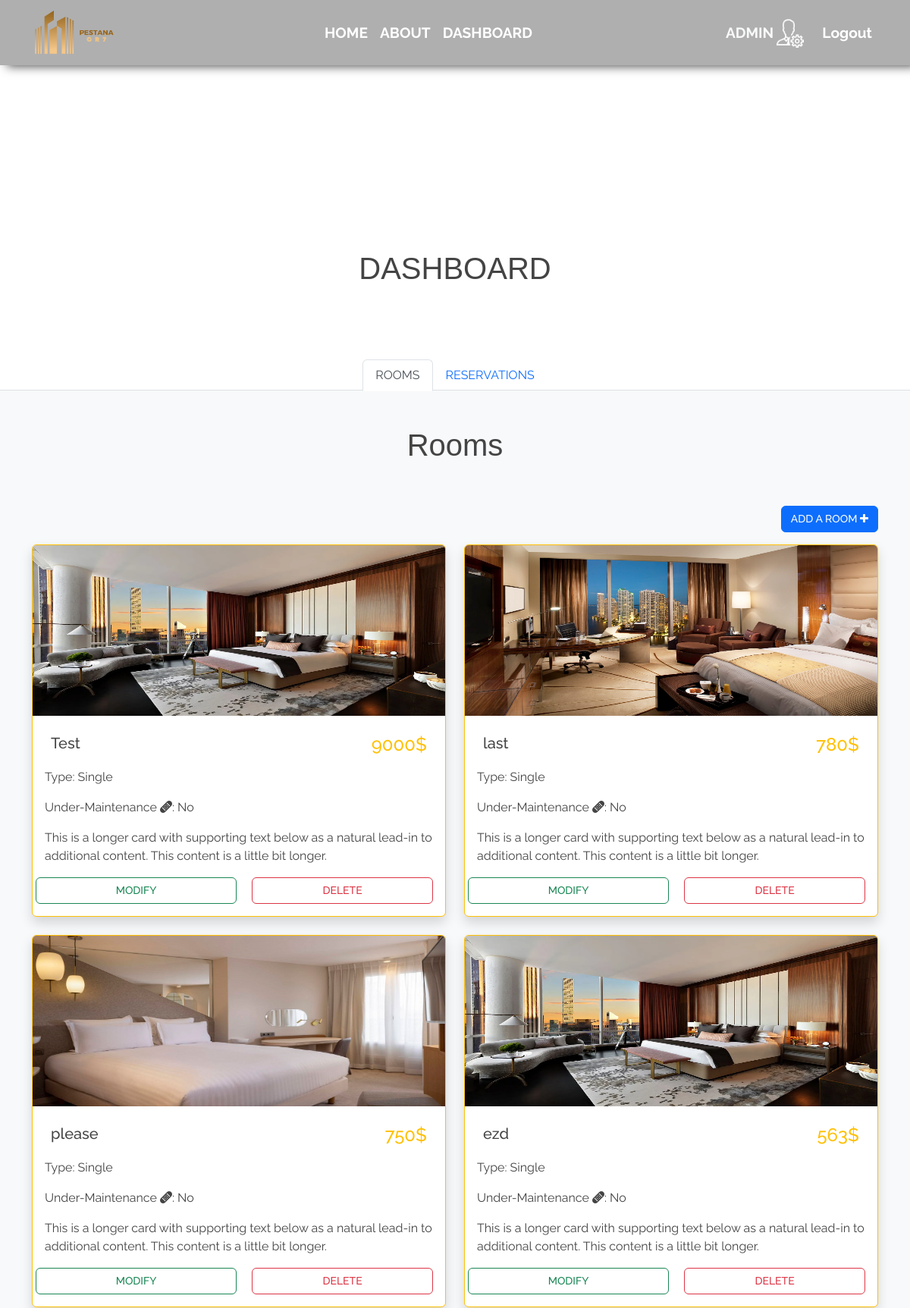
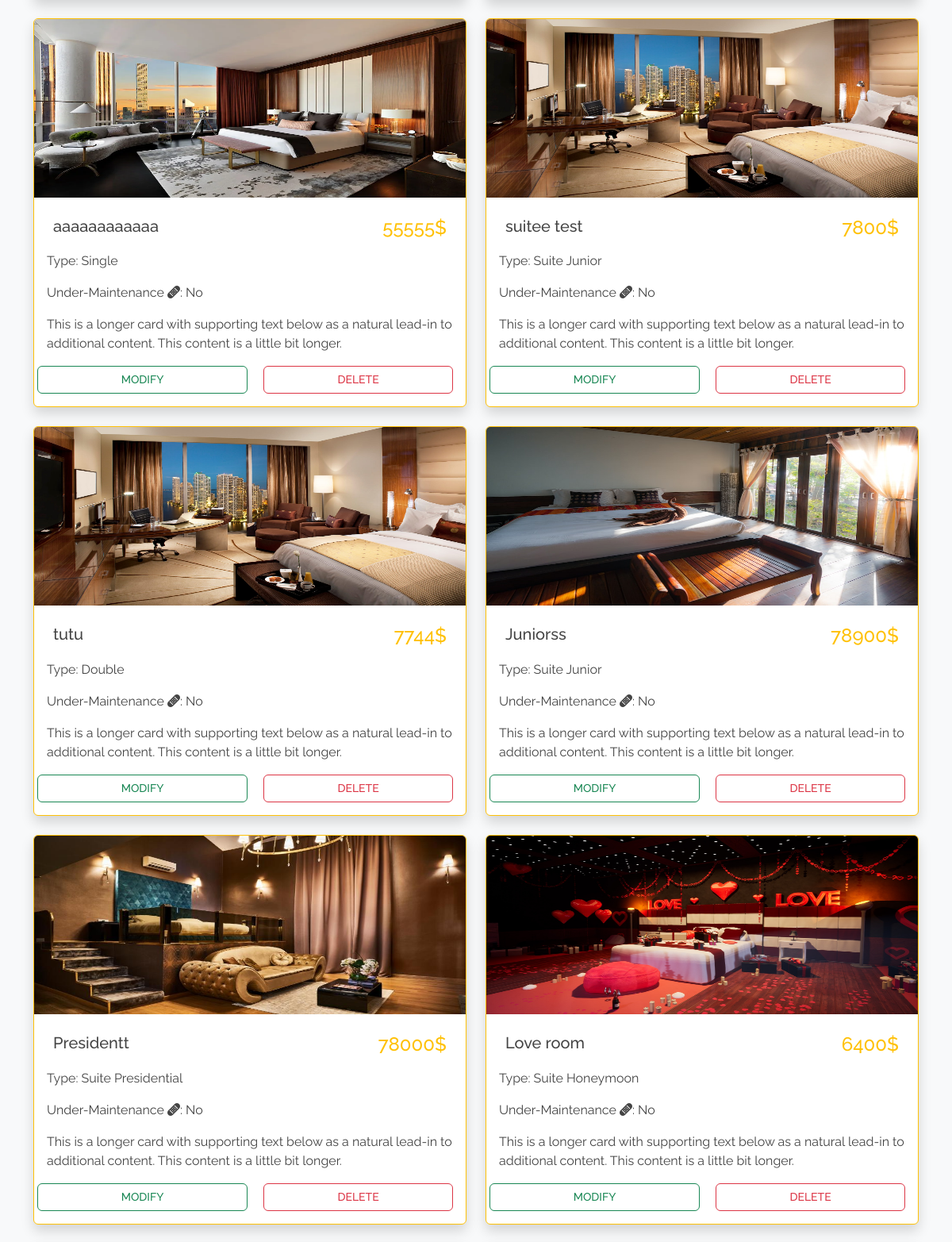
The page /rooms/index (signed in, upper part) on the database its author committed (2 pictures, top to bottom).
### tables this page shows
CREATE TABLE `rooms` (
  `id` int(11) NOT NULL,
  `title` varchar(255) NOT NULL,
  `Price` int(255) NOT NULL,
  `type` varchar(255) NOT NULL,
  `Suitetype` varchar(255) DEFAULT NULL,
  `Occupied` tinyint(1) NOT NULL DEFAULT 0,
  `picture` varchar(300) NOT NULL
);

### app/controllers/Rooms.php (called while the page is built, shortened)
<?php
  class Rooms extends Controller {
    public function __construct(){
      $this->roomModel = $this->model('Room');
    }
    public function index(){
      $rooms = $this->roomModel->getRooms();
      $reservations = $this->roomModel->getReservations();
      $guests = $this->roomModel->getguestsByreservation();
      $data = [
        'rooms' => $rooms,
        'reservations' => $reservations,
        'guests' => $guests
      ];
      $this->view('rooms/index', $data);
    }
  }

### app/libraries/Core.php (called while the page is built, shortened)
<?php
class Core {
    protected $currentMethod = 'index';
    public function __construct() {
        $url = $this->getUrl();
        if (is_array($url) && file_exists('../app/controllers/' . ucwords($url[0]). '.php')) {
            unset($url[0]);
        }
        $this->currentController = new $this->currentController;
        if (isset($url[1])) {
            if (method_exists($this->currentController, $url[1])) {
                $this->currentMethod = $url[1];
                unset($url[1]);
            }
        }
        $this->params = $url ? array_values($url) : [];
        call_user_func_array([$this->currentController, $this->currentMethod], $this->params);
    }
    public function getUrl() {
        if (isset($_GET['url'])) {
            $url = rtrim($_GET['url'], '/');
            $url = filter_var($url, FILTER_SANITIZE_URL);
            $url = explode('/', $url);
            return $url;
        }
    }
}

### public/index.php (called while the page is built, shortened)
<?php
  $init = new Core;

### app/libraries/Database.php (called while the page is built, shortened)
<?php
  class Database {
    private $host = DB_HOST;
    private $user = DB_USER;
    private $pass = DB_PASS;
    private $dbname = DB_NAME;
    private $dbh;
    private $stmt;
    public function __construct(){
      $dsn = 'mysql:host=' . $this->host . ';dbname=' . $this->dbname;
      $options = array(
        PDO::ATTR_PERSISTENT => true,
        PDO::ATTR_ERRMODE => PDO::ERRMODE_EXCEPTION
      );
      try{
        $this->dbh = new PDO($dsn, $this->user, $this->pass, $options);
      } catch(PDOException $e){
        $this->error = $e->getMessage();
        echo $this->error;
      }
    }
    public function query($sql){
      $this->stmt = $this->dbh->prepare($sql);
    }
    public function execute(){
      return $this->stmt->execute();
    }
    public function resultSet(){
      $this->execute();
      return $this->stmt->fetchAll(PDO::FETCH_OBJ);
    }
  }

### app/models/Room.php (called while the page is built, shortened)
<?php
  class Room {
    private $db;
    public function __construct(){
      $this->db = new Database;
    }
    public function getRooms(){
      $this->db->query('SELECT * FROM rooms');
      $results = $this->db->resultSet();
      return $results;
    }
public function getReservations(){
  $this->db->query('SELECT *,
                             reservations.id as resID,
                             rooms.id as roomID,
                             users.id as userID
                             FROM reservations
                             INNER JOIN rooms
                             ON reservations.roomdid = rooms.id
                             INNER JOIN users
                             ON reservations.userid = users.id');
  $files = $this->db->resultSet();
  return $files;
}
public function getguestsByreservation(){
  $this->db->query('SELECT * FROM guests ');
  $row = $this->db->resultSet();
  return $row;
}
  }

### app/views/rooms/index.php (the view, shortened to what this page needs)
<?php require APPROOT . '/views/inc/header.php'; ?>
</div>
<div class="text-center mt-5 title">
      <h1 class="mt-5 text-white">---------</h1>
      <h1 class="mt-5">DASHBOARD</h1>
    </div>
  <ul class="nav nav-tabs justify-content-center mt-5">
    <li class="nav-item mt-5">
      <a class="nav-link active" data-toggle="tab" href="#tab1">ROOMS</a>
    </li>
    <li class="nav-item mt-5">
      <a class="nav-link" data-toggle="tab" href="#tab2">RESERVATIONS</a>
    </li>
  </ul>
  <div class="tab-content bg-light">
    <div id="tab1" class="tab-pane active">
    <div class="container ">
    <div class="row mb-3">
    <div class="col-md-12 text-center mt-5 title">
      <h1>Rooms</h1>
    </div>
    <div class=" float-right text-center mt-5">
      <a href="<?php echo URLROOT; ?>/rooms/add" class="btn btn-primary float-right">
         Add a Room <i class="fa fa-plus"></i>
      </a>
    </div>
  </div>
  <div class="row row-cols-1 row-cols-md-2 g-4">
  <?php foreach($data['rooms'] as $room) : ?>
    <div class="col">
      <div class="card border border-warning rounded shadow">
        <img src="<?php echo URLROOT;?>/public/img/rooms/<?php echo $room->picture; ?>" class="card-img-top"  style="max-height: 225px;"alt="...">
        <div class="card-body">
          <div class="d-flex"><h5 class="p-2"><?php echo $room->title; ?></h5><h4 class=" text-warning ml-auto p-2"><?php echo $room->Price; ?>$</h4></div>
          <p class="card-text">Type: <?php echo $room->type; ?> <?php if($room->type == 'Suite'){echo $room->Suitetype;} ?></p>
          <p class="card-text"> Under-Maintenance <i class="bi bi-bandaid-fill"></i>: <?php if($room->Occupied == 0){echo 'No';} else {echo 'Yes';} ;?></p>
          <p class="card-text">This is a longer card with supporting text below as a natural lead-in to additional content. This content is a little bit longer.</p>
          <div class="row ">
          <a href="<?php echo URLROOT; ?>/rooms/edit/<?php echo $room->id; ?>" type="button" class="btn btn-outline-success col mr-2" >Modify</a>
          <form class="col" type="button" action="<?php echo URLROOT; ?>/rooms/delete/<?php echo $room->id; ?>" method="post">
             <input type="submit" value="Delete" class="btn btn-outline-danger col ">
          </form>
          </div>
        </div>
      </div>
    </div>
  <?php endforeach; ?>
  </div>
    </div>
    </div>
</div>
  <?php require APPROOT . '/views/inc/footer.php'; ?>

### public/css/style.css (style rules this page uses)
body { font-family: 'Raleway', sans-serif; color: #444444; overflow-x: hidden; }
body { font-family: 'Raleway', sans-serif; color: #444444; }
.btn { font-family: "Raleway", sans-serif; text-transform: uppercase; font-weight: 500; font-size: 14px; }
ul { list-style: none; }
.title { font-family: 'Qirkus', sans-serif; text-align: center; }

### rows shown on the page
rooms: picture (picture), title "Test", Price "9000", type "Single", Occupied "No"
rooms: picture (picture), title "last", Price "780", type "Single", Occupied "No"
rooms: picture (picture), title "please", Price "750", type "Single", Occupied "No"
rooms: picture (picture), title "ezd", Price "563", type "Single", Occupied "No"
rooms: picture (picture), title "aaaaaaaaaaaa", Price "55555", type "Single", Occupied "No"
rooms: picture (picture), title "suitee test", Price "7800", type "Suite", Suitetype "Junior", Occupied "No"
rooms: picture (picture), title "tutu", Price "7744", type "Double", Occupied "No"
rooms: picture (picture), title "Juniorss", Price "78900", type "Suite", Suitetype "Junior", Occupied "No"
rooms: picture (picture), title "Presidentt", Price "78000", type "Suite", Suitetype "Presidential", Occupied "No"
rooms: picture (picture), title "Love room", Price "6400", type "Suite", Suitetype "Honeymoon", Occupied "No"
